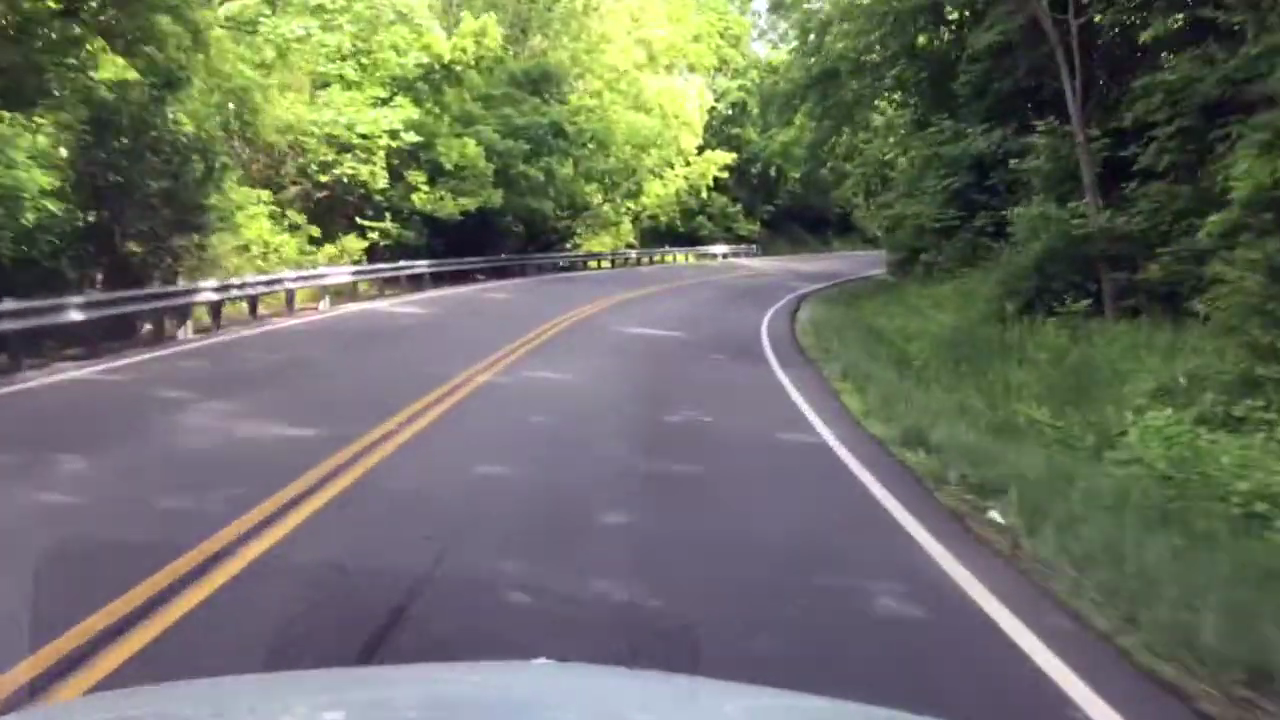
#> input picture Task 2/3 (1).png, 1280 x 720 px, found by its file name
$ python 'Code 2.py'   (older library calls are emulated)
#> lines starting #> are read from the running program, lines starting #| are printed output that depends on the picture; after the words box and inside, x2 and y2 are one past the last pixel; in counts of white or black regions, pixels touching at a corner belong together
import cv2
import numpy as np
import matplotlib.pyplot as plt

def pipeline(img):
    hls = cv2.cvtColor(img, cv2.COLOR_BGR2HLS)
    s_channel = hls[:, :, 2]
    gray = cv2.cvtColor(img, cv2.COLOR_BGR2GRAY)

    sobelx = cv2.Sobel(gray, cv2.CV_64F, 1, 0)
    abs_sobel64f = np.absolute(sobelx)
    scaled_sobel = np.uint8(255 * abs_sobel64f / np.max(abs_sobel64f))

    sxbinary = np.zeros_like(scaled_sobel)
    sxbinary[(scaled_sobel >= 20) & (scaled_sobel <= 100)] = 1

    s_binary = np.zeros_like(s_channel)
    s_binary[(s_channel >= 170) & (s_channel <= 255)] = 1

    combined = np.zeros_like(sxbinary)
    combined[(s_binary == 1) | (sxbinary == 1)] = 255
    return combined

def warp(img):
    h, w = img.shape[:2]
    src = np.float32([[w * 0.43, h * 0.65], [w * 0.57, h * 0.65],
                      [w * 0.15, h], [w * 0.85, h]])
    dst = np.float32([[200, 0], [w - 200, 0],
                      [200, h], [w - 200, h]])

    M = cv2.getPerspectiveTransform(src, dst)
    Minv = cv2.getPerspectiveTransform(dst, src)
    warped = cv2.warpPerspective(img, M, (w, h), flags=cv2.INTER_LINEAR)
    return warped, Minv

def fit_polynomial(warped_binary):
    histogram = np.sum(warped_binary[warped_binary.shape[0] // 2:, :], axis=0)
    midpoint = int(histogram.shape[0] // 2)
    leftx_base = np.argmax(histogram[:midpoint])
    rightx_base = np.argmax(histogram[midpoint:]) + midpoint

    nwindows = 9
    window_height = int(warped_binary.shape[0] // nwindows)
    nonzero = warped_binary.nonzero()
    nonzeroy = np.array(nonzero[0])
    nonzerox = np.array(nonzero[1])

    leftx_current, rightx_current = leftx_base, rightx_base
    margin, minpix = 100, 50
    left_lane_inds, right_lane_inds = [], []

    for window in range(nwindows):
        win_y_low = warped_binary.shape[0] - (window + 1) * window_height
        win_y_high = warped_binary.shape[0] - window * window_height

        win_xleft_low, win_xleft_high = leftx_current - margin, leftx_current + margin
        win_xright_low, win_xright_high = rightx_current - margin, rightx_current + margin

        good_left_inds = ((nonzeroy >= win_y_low) & (nonzeroy < win_y_high) &
                          (nonzerox >= win_xleft_low) & (nonzerox < win_xleft_high)).nonzero()[0]
        good_right_inds = ((nonzeroy >= win_y_low) & (nonzeroy < win_y_high) &
                           (nonzerox >= win_xright_low) & (nonzerox < win_xright_high)).nonzero()[0]

        left_lane_inds.append(good_left_inds)
        right_lane_inds.append(good_right_inds)

        if len(good_left_inds) > minpix:
            leftx_current = int(np.mean(nonzerox[good_left_inds]))
        if len(good_right_inds) > minpix:
            rightx_current = int(np.mean(nonzerox[good_right_inds]))

    left_lane_inds = np.concatenate(left_lane_inds)
    right_lane_inds = np.concatenate(right_lane_inds)

    leftx, lefty = nonzerox[left_lane_inds], nonzeroy[left_lane_inds]
    rightx, righty = nonzerox[right_lane_inds], nonzeroy[right_lane_inds]

    left_fit = np.polyfit(lefty, leftx, 2)
    right_fit = np.polyfit(righty, rightx, 2)

    return left_fit, right_fit

def draw_lane(original_img, warped_binary, left_fit, right_fit, Minv):
    """Draws the detected curved lane polygon back onto the original perspective."""
    h, w = original_img.shape[:2]
    ploty = np.linspace(0, h - 1, h)

    left_fitx = left_fit[0] * ploty**2 + left_fit[1] * ploty + left_fit[2]
    right_fitx = right_fit[0] * ploty**2 + right_fit[1] * ploty + right_fit[2]

    warp_zero = np.zeros_like(warped_binary).astype(np.uint8)
    color_warp = cv2.merge((warp_zero, warp_zero, warp_zero))

    pts_left = np.array([np.transpose(np.vstack([left_fitx, ploty]))])
    pts_right = np.array([np.flipud(np.transpose(np.vstack([right_fitx, ploty])))])
    pts = np.hstack((pts_left, pts_right))

    # Fill lane polygon green
    cv2.fillPoly(color_warp, np.int32([pts]), (0, 255, 0))

    # Inverse warp to original perspective
    newwarp = cv2.warpPerspective(color_warp, Minv, (w, h))
    return cv2.addWeighted(original_img, 1, newwarp, 0.3, 0)


image_path = r"C:\Users\Dell\Desktop\Soumye Chauhan 26-B3-39\Task 2\3 (1).png"
image = cv2.imread(image_path)
#> image is the input picture: shape (720, 1280, 3); mean B, G, R 98.2, 112, 108.4

if image is None:
    print(r"C:\Users\Dell\Desktop\Soumye Chauhan 26-B3-39\Task 2\3 (1).png)")
else:
    binary_img = pipeline(image)
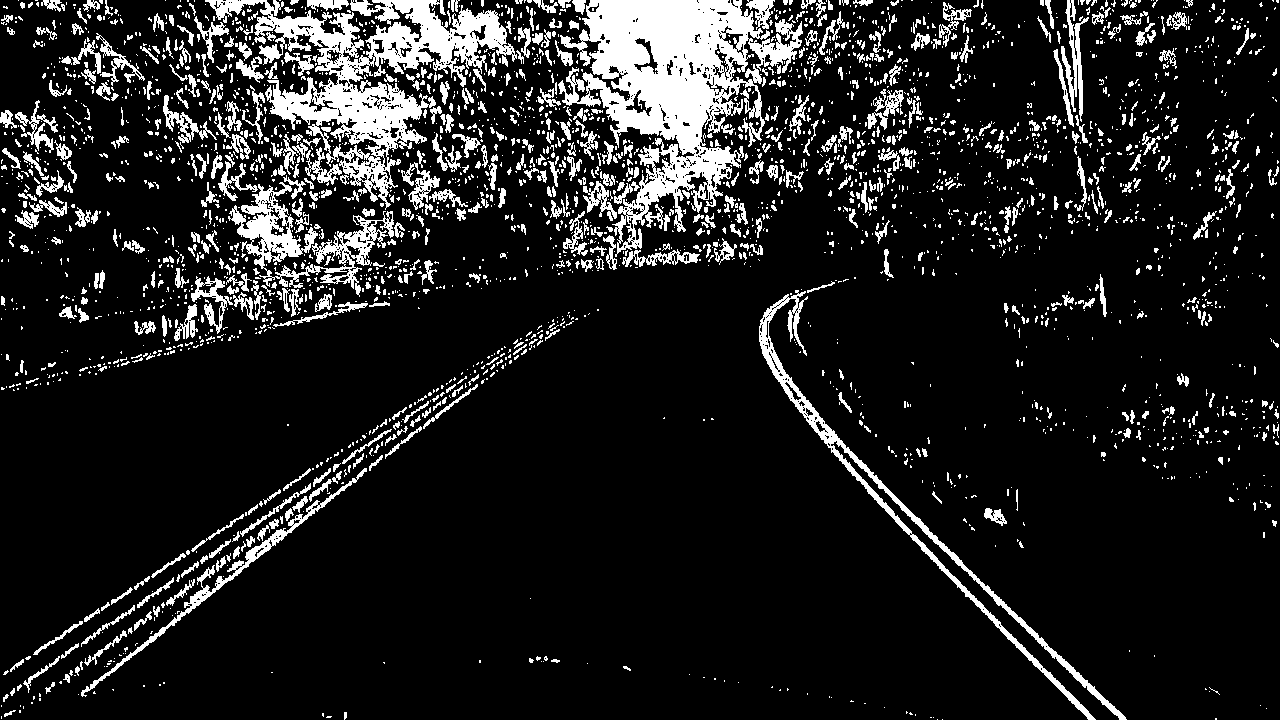
#> binary_img: shape (720, 1280); 12.8% white; 3063 white regions (2378 under 20 px), largest, box (x1, y1, x2, y2) and area: (558, 0, 803, 257) 25314, (205, 0, 517, 210) 18464, (759, 290, 1127, 720) 6208
    warped_img, Minv = warp(binary_img)
#> in warp, `warped = cv2.warpPerspective(img, M, (w, h), flags=cv2.INTER_LINEAR)`:
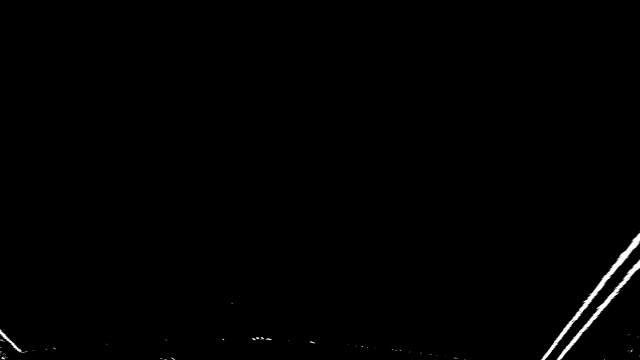
#> warped: shape (720, 1280) (shown at 1/2 size); min 0, max 255, mean 1.5
#> Minv = [[0.204, -0.711, 509.7], [1.16e-16, -0.45, 468], [2.48e-19, -0.00111, 1]]
    left_fit, right_fit = fit_polynomial(warped_img)
#> in fit_polynomial, `histogram = np.sum(warped_binary[warped_binary.shape[0] // 2:, :], axi..`: histogram = 1280 values, max 9332 at index 1274, min 0 at index 56, mean 1107.8
#> in fit_polynomial, `leftx_base = np.argmax(histogram[:midpoint])`: leftx_base = 5
#> in fit_polynomial, `rightx_base = np.argmax(histogram[midpoint:]) + midpoint`: rightx_base = 1274
#> in fit_polynomial, `nonzero = warped_binary.nonzero()`: nonzero = 7333 positions, rows 460 to 719, columns 0 to 1279
#> in fit_polynomial, `nonzeroy = np.array(nonzero[0])`: nonzeroy = 7333 values from 460 to 719
#> in fit_polynomial, `nonzerox = np.array(nonzero[1])`: nonzerox = 7333 values, max 1279 at index 0, min 0 at index 4926, mean 1075.7
#> in fit_polynomial, `leftx_current, rightx_current = leftx_base, rightx_base`: leftx_current = 5; rightx_current = 1274
#> the loop in fit_polynomial, `for window in range(nwindows):` made 9 passes
#> (win_xleft_low, win_xleft_high, win_xright_low, win_xright_high, leftx_current, rightx_current) on pass 1: (-95, 105, 1174, 1374, 18, 1200)
#> after the loop in fit_polynomial, `for window in range(nwindows):`: left_lane_inds = 9 items
#> in fit_polynomial, `left_lane_inds = np.concatenate(left_lane_inds)`: left_lane_inds = 559 values from 4926 to 7304
#> in fit_polynomial, `right_lane_inds = np.concatenate(right_lane_inds)`: right_lane_inds = 4663 values, max 7332 at index 193, min 0 at index 4525, mean 2357.2
#> in fit_polynomial, `leftx, lefty = nonzerox[left_lane_inds], nonzeroy[left_lane_inds]`: leftx = 559 values, max 94 at index 404, min 0 at index 0, mean 18.73; lefty = 559 values from 658 to 719
#> in fit_polynomial, `rightx, righty = nonzerox[right_lane_inds], nonzeroy[right_lane_inds]`: rightx = 4663 values, max 1279 at index 188, min 1142 at index 2480, mean 1222.3; righty = 4663 values, max 719 at index 191, min 460 at index 4525, mean 565.6
#> in fit_polynomial, `left_fit = np.polyfit(lefty, leftx, 2)`: left_fit = [-0.0334, 46.43, -16114.7]
#> in fit_polynomial, `right_fit = np.polyfit(righty, rightx, 2)`: right_fit = [0.00188, -2.7, 2142.4]
#> left_fit = [-0.0334, 46.43, -16114.7]; right_fit = [0.00188, -2.7, 2142.4]
    final_output = draw_lane(image, warped_img, left_fit, right_fit, Minv)
#> in draw_lane, `left_fitx = left_fit[0] * ploty**2 + left_fit[1] * ploty + left_fit[2]`: left_fitx = 720 values, max 28.68 at index 695, min -16114.7 at index 0, mean -5180
#> in draw_lane, `right_fitx = right_fit[0] * ploty**2 + right_fit[1] * ploty + right_fi..`: right_fitx = 720 values, max 2142.4 at index 0, min 1173.9 at index 719, mean 1496.8
#> in draw_lane, `pts_left = np.array([np.transpose(np.vstack([left_fitx, ploty]))])`: pts_left = 720 pairs, first value -16114.7 to 28.68, second value 0 to 719
#> in draw_lane, `pts_right = np.array([np.flipud(np.transpose(np.vstack([right_fitx, pl..`: pts_right = 720 pairs, first value 1173.9 to 2142.4, second value 0 to 719
#> in draw_lane, `pts = np.hstack((pts_left, pts_right))`: pts = 1440 pairs, first value -16114.7 to 2142.4, second value 0 to 719
#> in draw_lane, `cv2.fillPoly(color_warp, np.int32([pts]), (0, 255, 0))`:
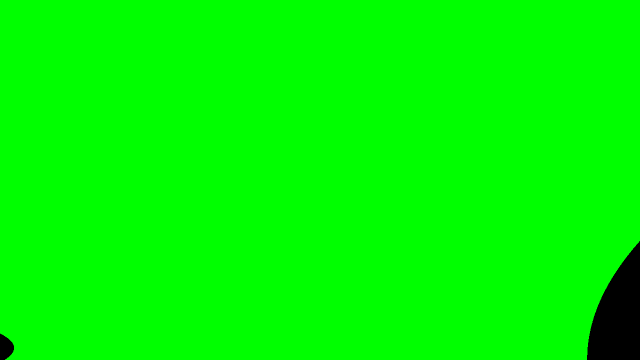
#> color_warp: shape (720, 1280, 3) (shown at 1/2 size); mean of channels 0, 1, 2 0, 250.1, 0; drawn as B, G, R
#> in draw_lane, `return cv2.addWeighted(original_img, 1, newwarp, 0.3, 0)`:
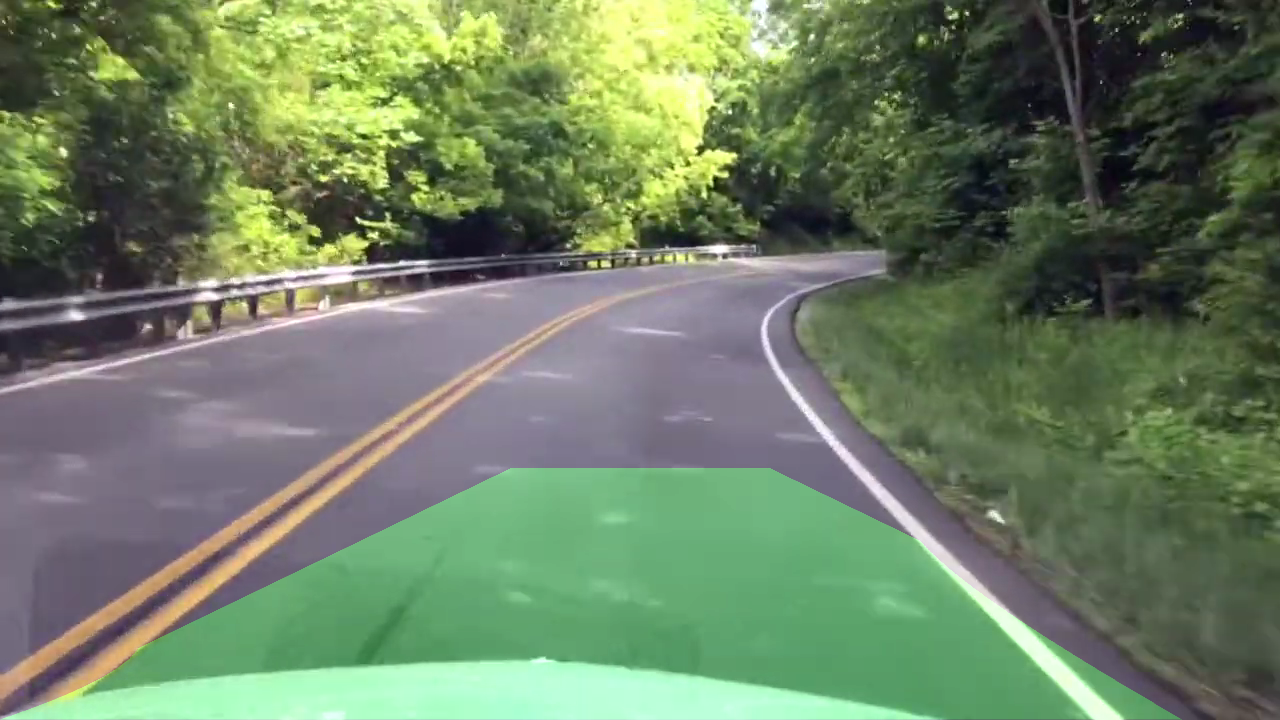
#> returned value: shape (720, 1280, 3); mean of channels 0, 1, 2 98.2, 126.7, 108.4; drawn as B, G, R


    cv2.imwrite(r"C:\Users\Dell\Desktop\Soumye Chauhan 26-B3-39\Task 2\Output\output_detected_lane.jpg", final_output)

    cv2.imshow("Original Image", image)
    cv2.imshow("Detected Curved Lane", final_output)
    cv2.waitKey(0)
    cv2.destroyAllWindows()

$ run again, with Task 2/2 (1).png copied over Task 2/3 (1).png
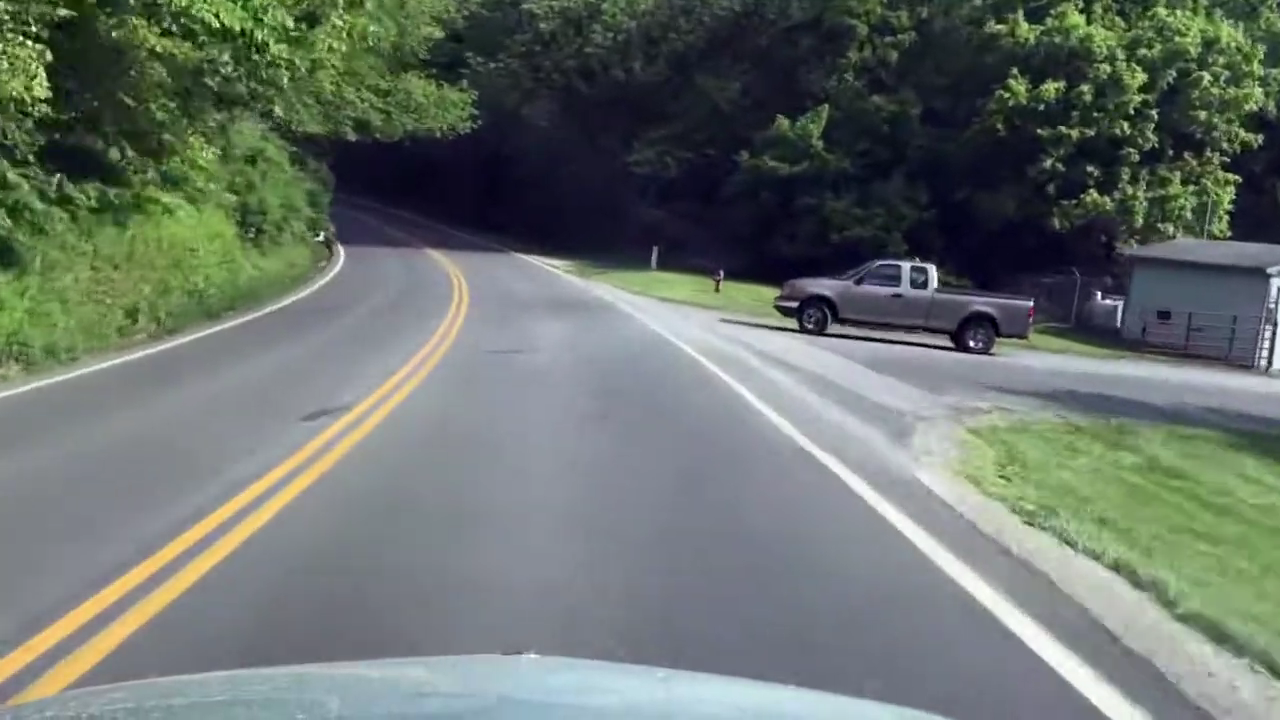
#> input picture Task 2/2 (1).png, 1280 x 720 px, found by its file name
#> image is the input picture: shape (720, 1280, 3); mean B, G, R 108.2, 114.3, 105.3
#> hls: shape (720, 1280, 3); mean of channels 0, 1, 2 88.6, 110, 46.9
#> `binary_img = pipeline(image)`:
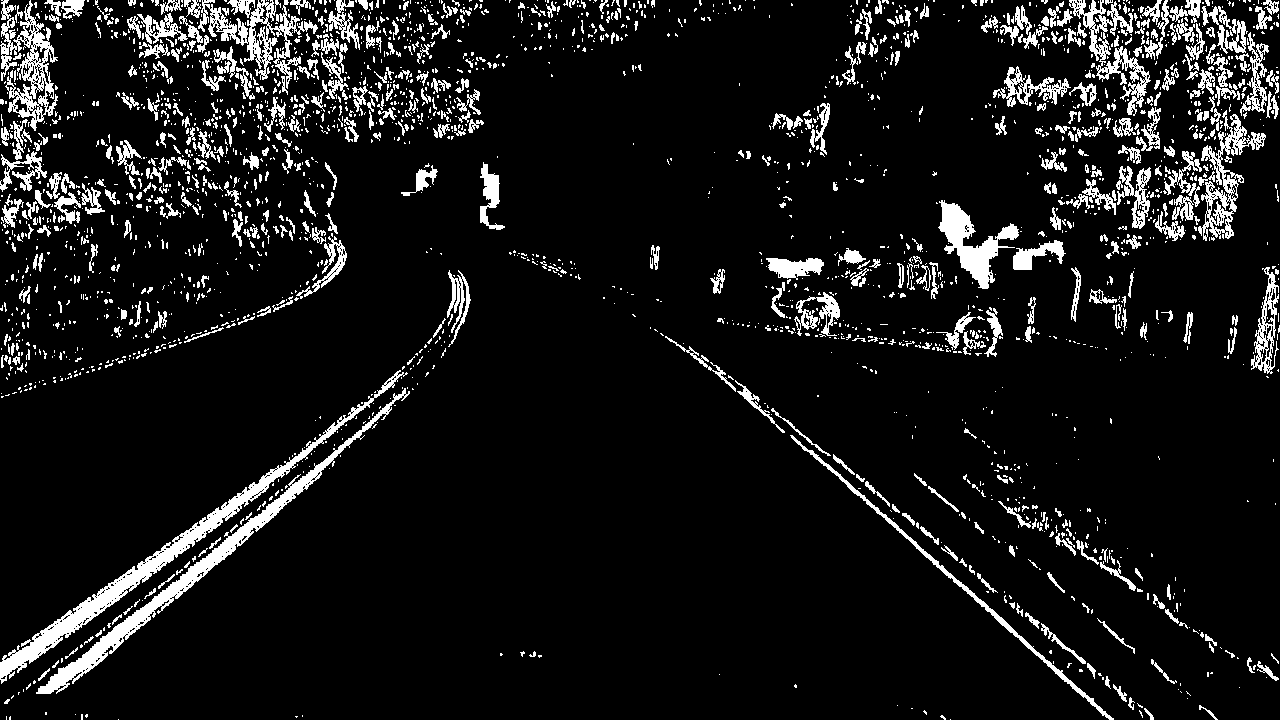
#> binary_img: shape (720, 1280); 9.1% white; 2559 white regions (2032 under 20 px), largest, box (x1, y1, x2, y2) and area: (0, 370, 408, 684) 6279, (36, 388, 410, 694) 5458, (0, 0, 58, 131) 2926
#> `warped_img, Minv = warp(binary_img)`: Minv = [[0.204, -0.711, 509.7], [1.16e-16, -0.45, 468], [2.48e-19, -0.00111, 1]]
#> histogram = 1280 values, max 10215 at index 1209, min 0 at index 19, mean 930.2
#> leftx_base = 0
#> rightx_base = 1209
#> nonzero = 6695 positions, rows 438 to 719, columns 0 to 1279
#> nonzeroy = 6695 values from 438 to 719
#> nonzerox = 6695 values, max 1279 at index 1, min 0 at index 5721, mean 1162.8
#> in fit_polynomial, `leftx_current, rightx_current = leftx_base, rightx_base`: leftx_current = 0; rightx_current = 1209
#> the loop in fit_polynomial, `for window in range(nwindows):` made 9 passes
#> (win_xleft_low, win_xleft_high, win_xright_low, win_xright_high, leftx_current, rightx_current) on pass 1: (-100, 100, 1109, 1309, 19, 1172)
#> after the loop in fit_polynomial, `for window in range(nwindows):`: left_lane_inds = 9 items
#> in fit_polynomial, `left_lane_inds = np.concatenate(left_lane_inds)`: left_lane_inds = 171 values from 5721 to 6669
#> in fit_polynomial, `right_lane_inds = np.concatenate(right_lane_inds)`: right_lane_inds = 6303 values, max 6694 at index 2035, min 0 at index 5803, mean 3180.3
#> leftx = 171 values, max 91 at index 162, min 0 at index 0, mean 19.8; lefty = 171 values from 688 to 719
#> rightx = 6303 values, max 1279 at index 297, min 1109 at index 1721, mean 1208.7; righty = 6303 values, max 719 at index 2026, min 438 at index 5803, mean 593.7
#> in fit_polynomial, `left_fit = np.polyfit(lefty, leftx, 2)`: left_fit = [0.0917, -126.9, 43924.2]
#> in fit_polynomial, `right_fit = np.polyfit(righty, rightx, 2)`: right_fit = [7.52e-05, -0.546, 1506]
#> `left_fit, right_fit = fit_polynomial(warped_img)`: left_fit = [0.0917, -126.9, 43924.2]; right_fit = [7.52e-05, -0.546, 1506]
#> left_fitx = 720 values, max 43924.2 at index 0, min 1.13 at index 692, mean 14107.3
#> right_fitx = 720 values, max 1506 at index 0, min 1152.2 at index 719, mean 1322.7
#> pts_left = 720 pairs, first value 1.13 to 43924.2, second value 0 to 719
#> pts_right = 720 pairs, first value 1152.2 to 1506, second value 0 to 719
#> pts = 1440 pairs, first value 1.13 to 43924.2, second value 0 to 719
#> in draw_lane, `return cv2.addWeighted(original_img, 1, newwarp, 0.3, 0)`:
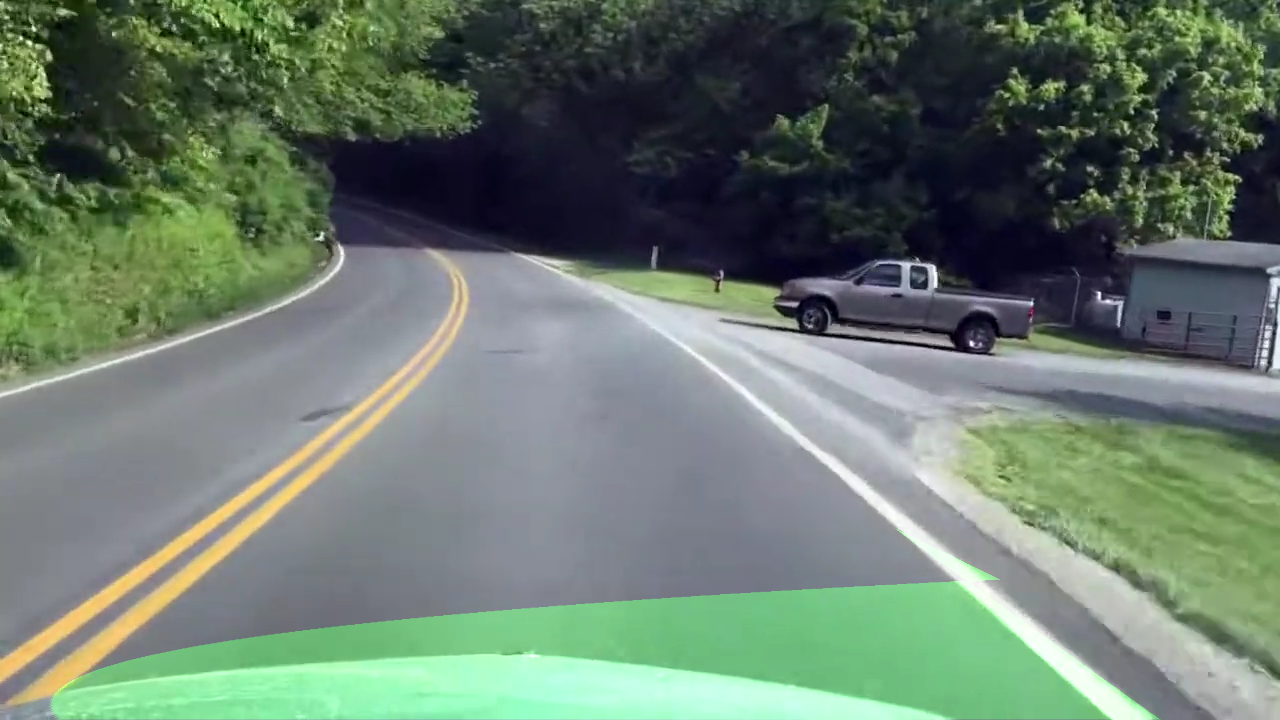
#> returned value: shape (720, 1280, 3); mean of channels 0, 1, 2 108.2, 122.4, 105.3; drawn as B, G, R
